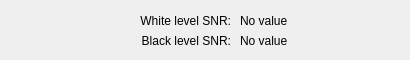
<?xml version="1.0" encoding="UTF-8"?>
<ui version="4.0">
 <class>VitsMetricsDialog</class>
 <widget class="QDialog" name="VitsMetricsDialog">
  <property name="geometry">
   <rect>
    <x>0</x>
    <y>0</y>
    <width>410</width>
    <height>60</height>
   </rect>
  </property>
  <property name="sizePolicy">
   <sizepolicy hsizetype="Fixed" vsizetype="Fixed">
    <horstretch>0</horstretch>
    <verstretch>0</verstretch>
   </sizepolicy>
  </property>
  <property name="minimumSize">
   <size>
    <width>410</width>
    <height>60</height>
   </size>
  </property>
  <property name="maximumSize">
   <size>
    <width>410</width>
    <height>60</height>
   </size>
  </property>
  <property name="windowTitle">
   <string>VITS Metrics</string>
  </property>
  <widget class="QLabel" name="label_2">
   <property name="geometry">
    <rect>
     <x>10</x>
     <y>10</y>
     <width>221</width>
     <height>21</height>
    </rect>
   </property>
   <property name="text">
    <string>White level SNR:</string>
   </property>
   <property name="alignment">
    <set>Qt::AlignRight|Qt::AlignTrailing|Qt::AlignVCenter</set>
   </property>
  </widget>
  <widget class="QLabel" name="label_10">
   <property name="geometry">
    <rect>
     <x>10</x>
     <y>30</y>
     <width>221</width>
     <height>21</height>
    </rect>
   </property>
   <property name="text">
    <string>Black level SNR:</string>
   </property>
   <property name="alignment">
    <set>Qt::AlignRight|Qt::AlignTrailing|Qt::AlignVCenter</set>
   </property>
  </widget>
  <widget class="QLabel" name="whiteSNRLabel">
   <property name="geometry">
    <rect>
     <x>240</x>
     <y>10</y>
     <width>161</width>
     <height>21</height>
    </rect>
   </property>
   <property name="text">
    <string>No value</string>
   </property>
   <property name="alignment">
    <set>Qt::AlignLeading|Qt::AlignLeft|Qt::AlignVCenter</set>
   </property>
  </widget>
  <widget class="QLabel" name="blackLinePSNRLabel">
   <property name="geometry">
    <rect>
     <x>240</x>
     <y>30</y>
     <width>161</width>
     <height>21</height>
    </rect>
   </property>
   <property name="text">
    <string>No value</string>
   </property>
   <property name="alignment">
    <set>Qt::AlignLeading|Qt::AlignLeft|Qt::AlignVCenter</set>
   </property>
  </widget>
 </widget>
 <resources/>
 <connections/>
</ui>
